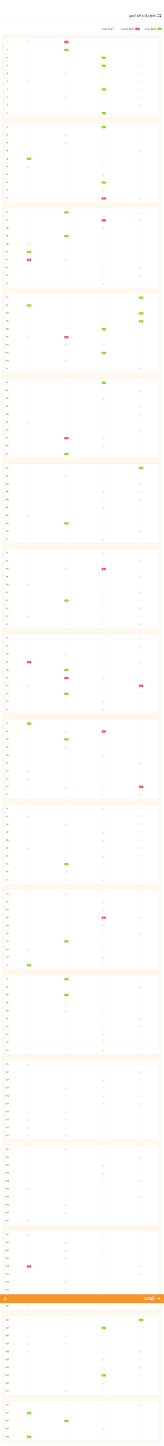
#> input picture images/key.png, 1802 x 15904 px (shown at 1/11 size)
$ python answer_sheet_correction.py
#> lines starting #> are read from the running program, lines starting #| are printed output that depends on the picture; after the words box and inside, x2 and y2 are one past the last pixel; in counts of white or black regions, pixels touching at a corner belong together
### functions.py
import cv2
import numpy as np
import pandas as pd
import csv

#  ---------------- 1. Generate the Key ----------------------
# Define a custom function to compute the value of the new column
def find_the_answer(row):
    if 1 <= row['col'] <= 3:
        return 1
    elif 5 <= row['col'] <= 7:
        return 2
    elif 9 <= row['col'] <= 11:
        return 3
    elif 13 <= row['col'] <= 16:
        return 4
    else:
        return row['col']

def generate_key(path_to_key):
    # Load the image
#> called with path_to_key = 'images/key.png'
    image = cv2.imread(path_to_key)
#> image is the input picture: shape (15904, 1802, 3); mean B, G, R 251, 253.1, 254.2

    # Crop 400 pixels from the top of the image
    image = image[400:, :]
#> image: shape (15504, 1802, 3)

    # Convert the image from BGR to HSV color space
    hsv = cv2.cvtColor(image, cv2.COLOR_BGR2HSV)
#> hsv: shape (15504, 1802, 3); mean H, S, V 2, 3.6, 254.4

    # Define the range of green color in HSV
    lower_green = np.array([40, 40, 40])
    upper_green = np.array([70, 255, 255])

    # Create a mask for the green color
    mask = cv2.inRange(hsv, lower_green, upper_green)
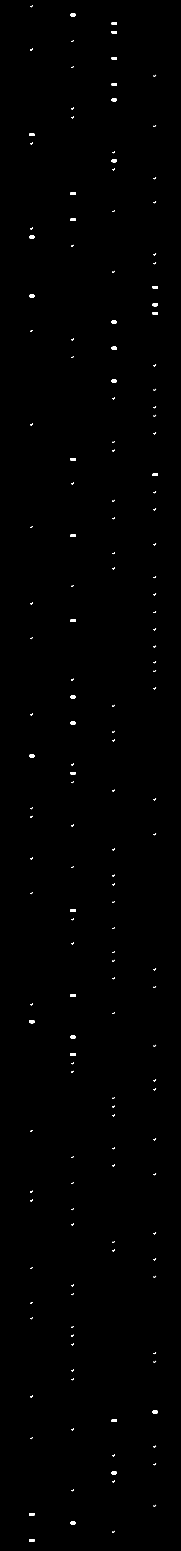
#> mask: shape (15504, 1802) (shown at 1/10 size); 0.2% white; 164 white regions

    # Find the contours in the mask
    contours, _ = cv2.findContours(mask, cv2.RETR_EXTERNAL, cv2.CHAIN_APPROX_SIMPLE)
#> contours = 164 contours; largest, box (x1, y1, x2, y2) and area: (1526, 3033, 1578, 3061) 1221, (294, 10203, 344, 10231) 1176, (294, 7545, 344, 7573) 1176, (1116, 14715, 1167, 14743) 1172, (705, 10531, 756, 10559) 1172

    # Create an empty list to store the correct answers
    correct_answers = []

    # Define the minimum area for a contour to be considered a fully green cell
    min_area = 500

    # Iterate over each contour
    for contour in reversed(contours):

        x, y, w, h = cv2.boundingRect(contour)
        cx = x + w // 2
        cy = y + h // 2

        col = (cx - 50) // 100
        row = (cy - 50) // 100

        # Check if the area of the contour is above the minimum area
        if cv2.contourArea(contour) >= min_area:

            # Store the row and column indices in the correct_answers list
            correct_answers.append({
                'row': row,
                'col': col
            })
        else:
            correct_answers.append({
                'row': row,
                'col': 0,
            })
#> this loop made 164 passes
#> (x, y, w, h, cx, cy, col, row) on passes 1 to 3: (303, 53, 25, 19, 315, 62, 2, 0), (705, 136, 51, 26, 730, 149, 6, 0), (1116, 222, 51, 26, 1141, 235, 10, 1)


    # Create a DataFrame from the correct_answers list
    key_df = pd.DataFrame(correct_answers)
    key_df.index = key_df.index + 1

    key_df['correct'] = key_df.apply(find_the_answer, axis=1)

    # Save the DataFrame to a CSV file
    # df.to_csv(path_to_key_csv, index=True, index_label='question')
    key_df['question'] = key_df.index

    # Print a message to indicate that the data has been saved
    # print('The Key has been saved to the "key.csv" file.')
    return key_df


#  ---------------- 2. Answer Sheet ----------------------
#  ---------------- 2.1 Detect Asnwers ----------------------

def detect_answers(path):

    # Load the image
#> called with path = 'images/image0000013A.tif'
    image = cv2.imread(path)
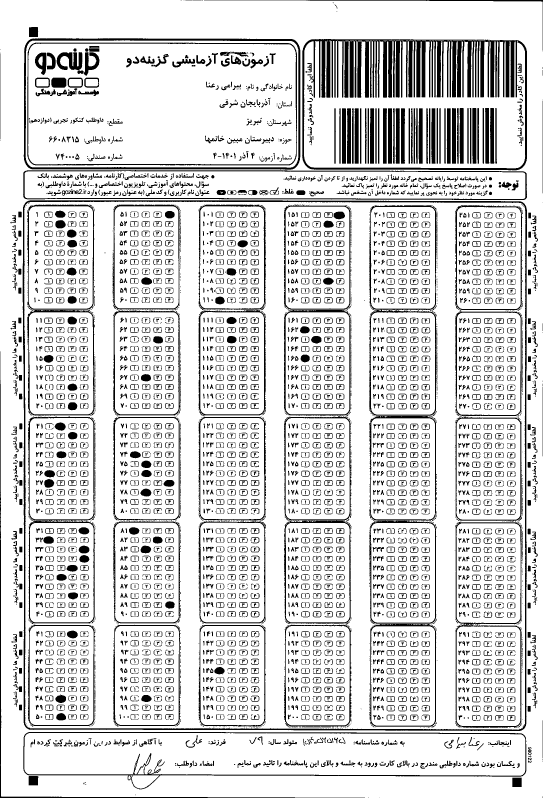
#> input picture images/image0000013A.tif, 1629 x 2394 px (shown at 1/3 size)
#> image is the input picture: shape (2394, 1629, 3); 83.9% white; 5253 black regions (1335 under 20 px), largest, box (x1, y1, x2, y2) and area: (906, 117, 1581, 511) 70161, (68, 601, 1581, 2193) 27302, (71, 115, 901, 509) 14302
    image = image[600:-200, 80:-80]
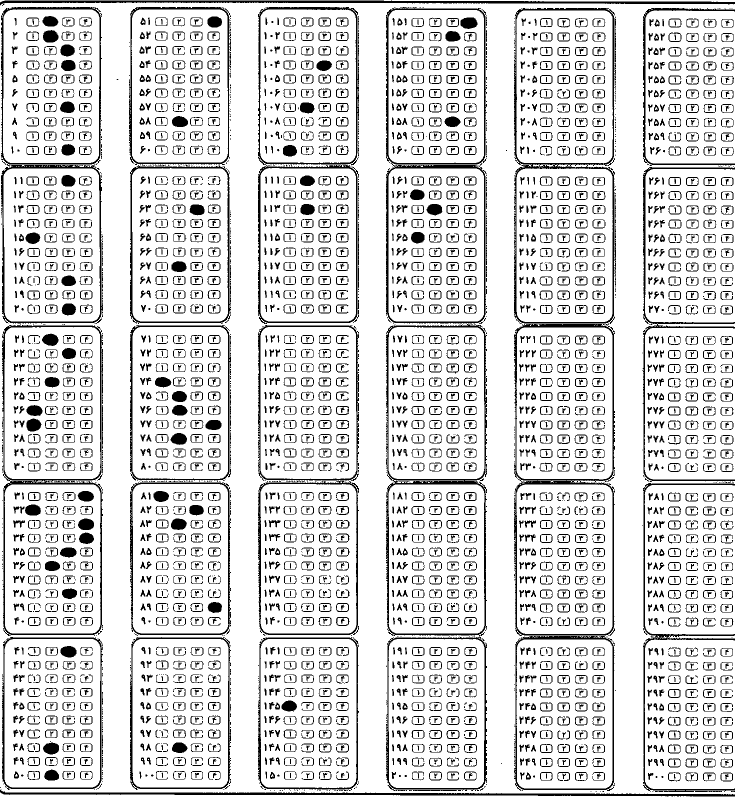
#> image: shape (1594, 1469, 3) (shown at 1/2 size); 84.4% white; 4020 black regions (837 under 20 px), largest, box (x1, y1, x2, y2) and area: (772, 648, 974, 1582) 11052, (772, 14, 974, 648) 7756, (1028, 648, 1230, 1272) 7564
    height = 800
    width = 600
    image = cv2.resize(image, (width, height))
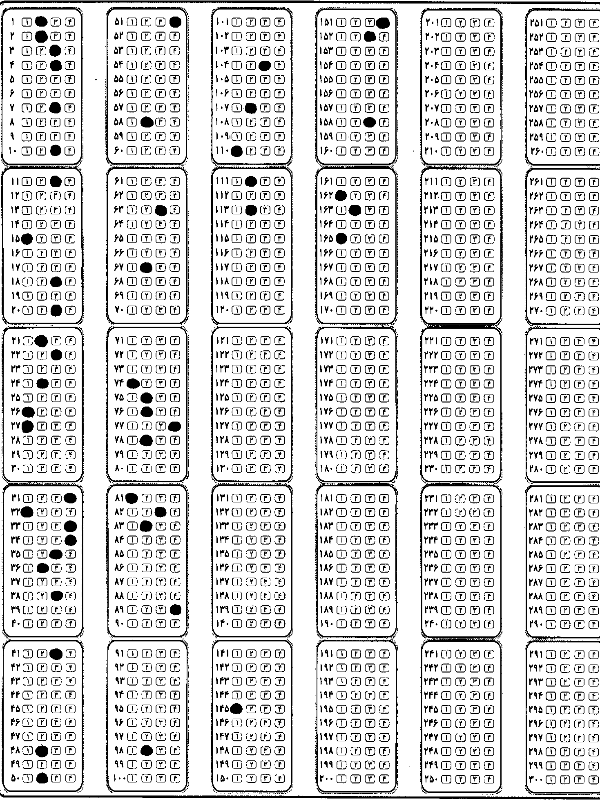
#> image: shape (800, 600, 3); min 0, max 255, mean 215.4

    # Convert to grayscale
    gray = cv2.cvtColor(image, cv2.COLOR_BGR2GRAY)

    # Apply adaptive thresholding
    thresh = cv2.adaptiveThreshold(gray, 255, cv2.ADAPTIVE_THRESH_MEAN_C, cv2.THRESH_BINARY_INV, 11, 4)
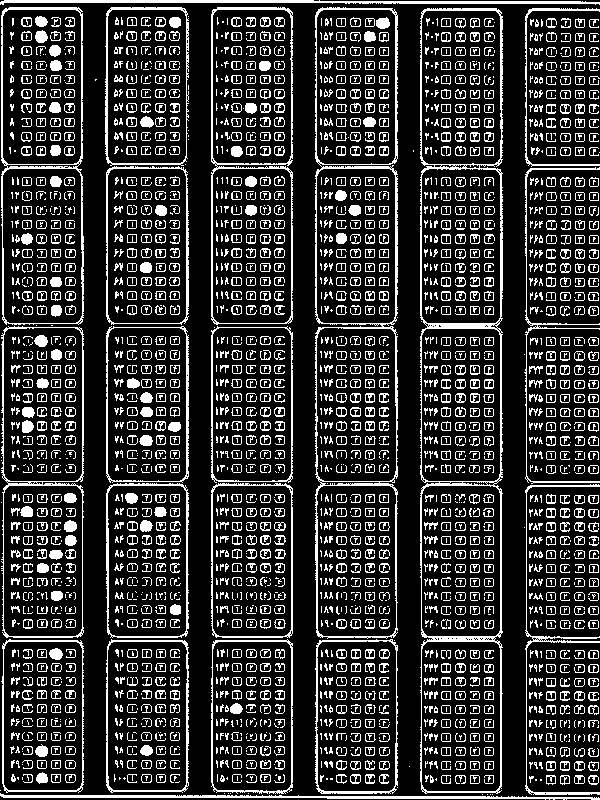
#> thresh: shape (800, 600); 19.9% white in thin lines or dots

    # Perform morphological operations
    kernel = np.ones((3, 3), np.uint8)
    opening = cv2.morphologyEx(thresh, cv2.MORPH_OPEN, kernel, iterations=1)
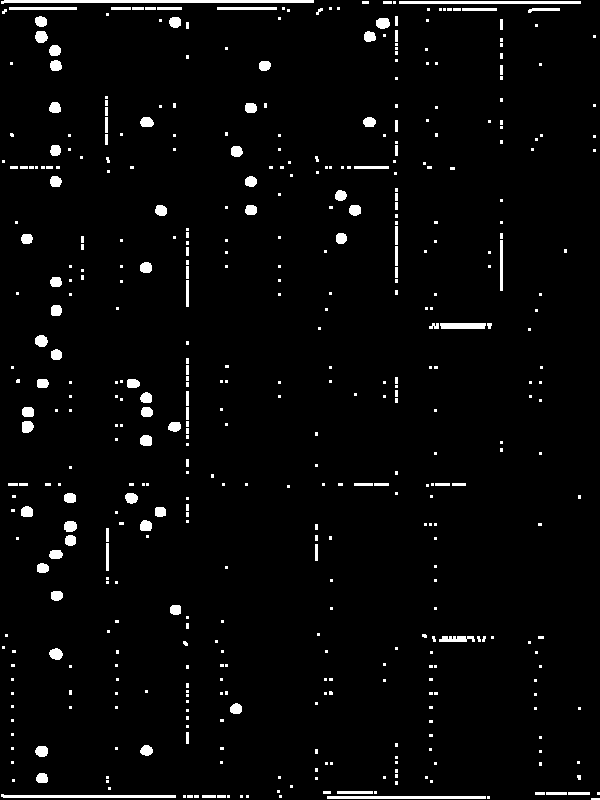
#> opening: shape (800, 600); 3.2% white; 468 white regions (349 under 20 px), largest, box (x1, y1, x2, y2) and area: (1, 0, 314, 4) 939, (399, 1, 581, 4) 546, (1, 794, 176, 798) 526

    # Find contours
    contours, _ = cv2.findContours(opening, cv2.RETR_EXTERNAL, cv2.CHAIN_APPROX_SIMPLE)

    # Filter contours based on area and aspect ratio
    filtered_contours = []
    for contour in contours:
        area = cv2.contourArea(contour)
        x, y, w, h = cv2.boundingRect(contour)
        aspect_ratio = w / float(h)

        # Filter based on area and aspect ratio
        if 40 < area < 120 and 0.5 < aspect_ratio < 2:
            filtered_contours.append((x, y, x + w , y + h))
#> this loop made 468 passes
#> contour on passes 1 to 3: [[591, 798], [591, 799], [599, 799], [599, 798]], [[487, 796], [487, 798], [489, 798], [489, 796]], [[327, 796], [327, 798], [485, 798], [485, 796]]

    # Draw rectangles around the filtered contours
    for (x, y, x2, y2) in filtered_contours:
        cv2.rectangle(image, (x, y), (x2, y2), (0, 255, 0), 2)

        # Crop the regions within the rectangles
        cropped_region = image[y:y2, x:x2]
#> this loop made 51 passes
#> (x, y, x2, y2) on passes 1 to 12: (36, 773, 48, 783), (35, 746, 48, 757), (140, 745, 153, 756), (230, 703, 242, 714), (49, 648, 63, 660), (170, 605, 181, 615), (51, 591, 63, 601), (37, 563, 49, 573), (49, 550, 63, 559), (65, 535, 76, 546), (64, 521, 77, 532), (140, 520, 152, 531)
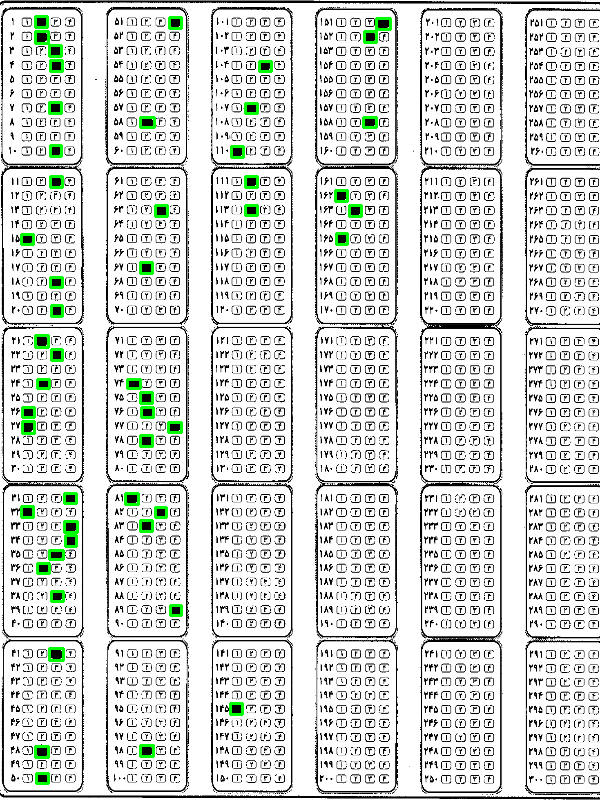
#> image: shape (800, 600, 3); 1.41% of pixels changed, all inside (x1, y1, x2, y2) = (20, 15, 392, 785)


    # [7 lines of commented-out code are left out]

    data = [(x, y, x2, y2) for (x, y, x2, y2) in reversed(filtered_contours)]

    # Create a DataFrame from the data
    answer_sheet_df = pd.DataFrame(data, columns=['x', 'y', 'x2', 'y2'])

    # Display the image with rectangles
    # cv2.imshow('Answer Sheet', image)
    # cv2.waitKey(0)
    # cv2.destroyAllWindows()

    return answer_sheet_df

#  ---------------- 2.2 Detect Answers In DataSheet ----------------------

def find_the_answer_datasheet(number):
    if 32 <= number <= 36:
        return 1
    elif 46 <= number <= 50:
        return 2
    elif 60 <= number <= 64:
        return 3
    elif 75 <= number <= 78:
        return 4
    elif 137 <= number <= 141:
        return 1
    elif 151 <= number <= 155:
        return 2
    elif 164 <= number <= 169:
        return 3
    elif 179 <= number <= 184:
        return 4
    elif 240 <= number <= 246:
        return 1
    elif 255 <= number <= 261:
        return 2
    elif 270 <= number <= 276:
        return 3
    elif 285 <= number <= 300:
        return 4
    elif 340 <= number <= 353:
        return 1
    elif 358 <= number <= 370:
        return 2
    elif 374 <= number <= 380:
        return 3
    elif 385 <= number <= 395:
        return 4

    else:
        return number


def add_answers_to_datasheet(datasheet_df):

    datasheet_df['answer'] = 0
    for item in range(len(datasheet_df)):
        datasheet_df['answer'][item] = find_the_answer_datasheet(datasheet_df['x2'][item])

    return datasheet_df

#  ---------------- 2.3 Detect Questions In DataSheet ----------------------

def find_the_row(y):
    if 0 <= y <= 170:
        num = int((y-26)/14) +1
        return num
    elif 171 <= y <= 331:
        num = int((y-186)/14) +11
        return num
    elif 332 <= y <= 491:
        num = int((y-346)/14) +21
        return num
    elif 492 <= y <= 651:
        num = int((y-506)/14) +31
        return num
    elif 652 <= y <= 811:
        num = int((y-666)/14) +41
        return num

def find_the_question(x , y):
    if 0 <= x <= 100:
        return find_the_row(y)
    elif 101 <= x <= 200:
        return find_the_row(y)+ 50
    elif 201 <= x <= 300:
        return find_the_row(y)+ 100
    elif 301 <= x <= 400:
        return find_the_row(y)+150

def detect_questions_in_datasheet(datasheet_df):

    datasheet_df['question'] = 0
    for item in range(len(datasheet_df)):
        datasheet_df['question'][item] = find_the_question(datasheet_df['x2'][item], datasheet_df['y2'][item])

    return datasheet_df

#  ------ 2.4 Add Checked In DataSheet -----------

def add_checked_to_datasheet(key_df, df):
    # Sort the key dataframe based on questions and answers
    key_df = key_df.sort_values(by=['question', 'correct']).reset_index(drop=True)

    # Create a new column 'Checked' in the main dataframe
    df['checked'] = '-'

    # Iterate over the rows of the main dataframe
    for index, row in df.iterrows():
        question = row['question']
        answer = row['answer']

        # Find the corresponding answer in the key dataframe
        key_row = key_df[(key_df['question'] == question) & (key_df['correct'] == answer)]

        if not key_row.empty:
            # The answer is correct
            df.at[index, 'checked'] = True
        else:
            # The answer is wrong
            df.at[index, 'checked'] = False

    return df

#------------- 3. Evaluation ------------------

def evaluation(df):

    # Count the number of right and wrong questions
    num_right = df[df['checked'] == True].shape[0]
    num_wrong = df[df['checked'] == False].shape[0]

    # Calculate the score
    score = (num_right / (165)) * 100

    # Print the results
    # print("Number of Right Questions:", num_right)
    # print("Number of Wrong Questions:", num_wrong)
    # print("Score:", score)

    return score


#------------- 4. Presentation ------------------

# [28 lines left out: function presentation, not called in this run]

### model.py
import csv
import cv2
import numpy as np
import pandas as pd
from functions import generate_key, detect_answers, find_the_answer_datasheet, find_the_question, evaluation, presentation
from functions import add_answers_to_datasheet, detect_questions_in_datasheet, presentation, add_checked_to_datasheet
import os
import glob


class ClassScore:
    def __init__(self, answer_sheet_path, answer_key_path):
        self.answer_sheet_path = answer_sheet_path
        self.answer_key_path = answer_key_path

    def score(self):
        # Calculate the score and return a float value between 0 and 100
        key_df = generate_key(self.answer_key_path)

        answer_sheet_df = detect_answers(self.answer_sheet_path)
        answer_sheet_df = add_answers_to_datasheet(answer_sheet_df)
        answer_sheet_df = detect_questions_in_datasheet(answer_sheet_df)
        answer_sheet_df = add_checked_to_datasheet(key_df, answer_sheet_df)

        score = evaluation(answer_sheet_df)
        return score


    # [89 lines left out: functions representation, save_status, save_allstatus, save_all, not called in this run]

### answer_sheet_correction.py
import cv2
import numpy as np
import pandas as pd
from model import ClassScore


path = 'images/image0000013A.tif'
path_to_key = 'images/key.png'
path_to_key_csv = 'images/key.csv'
path_folder = 'images'

test1 = ClassScore(path,path_to_key )
print(test1.score())
# [6 lines of commented-out code are left out]
